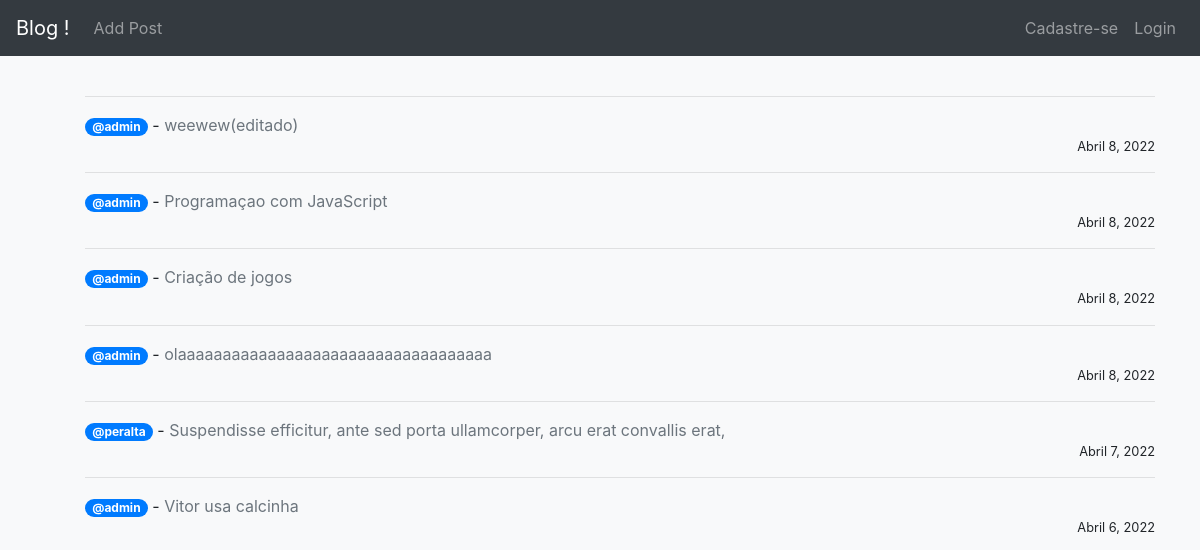
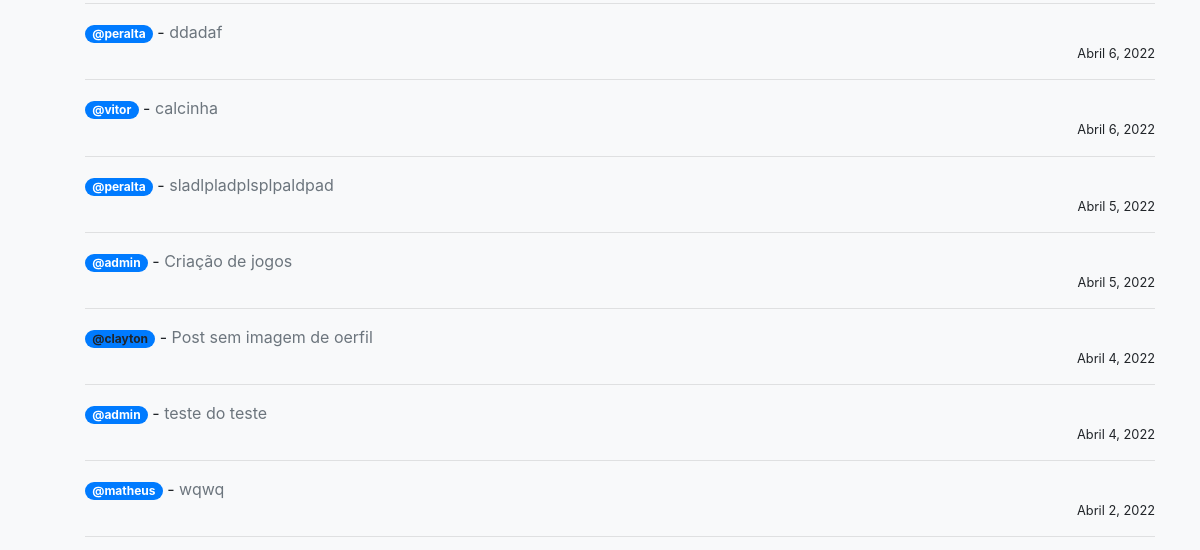
Before: / (upper part) with the older database file (2 pictures, top to bottom).
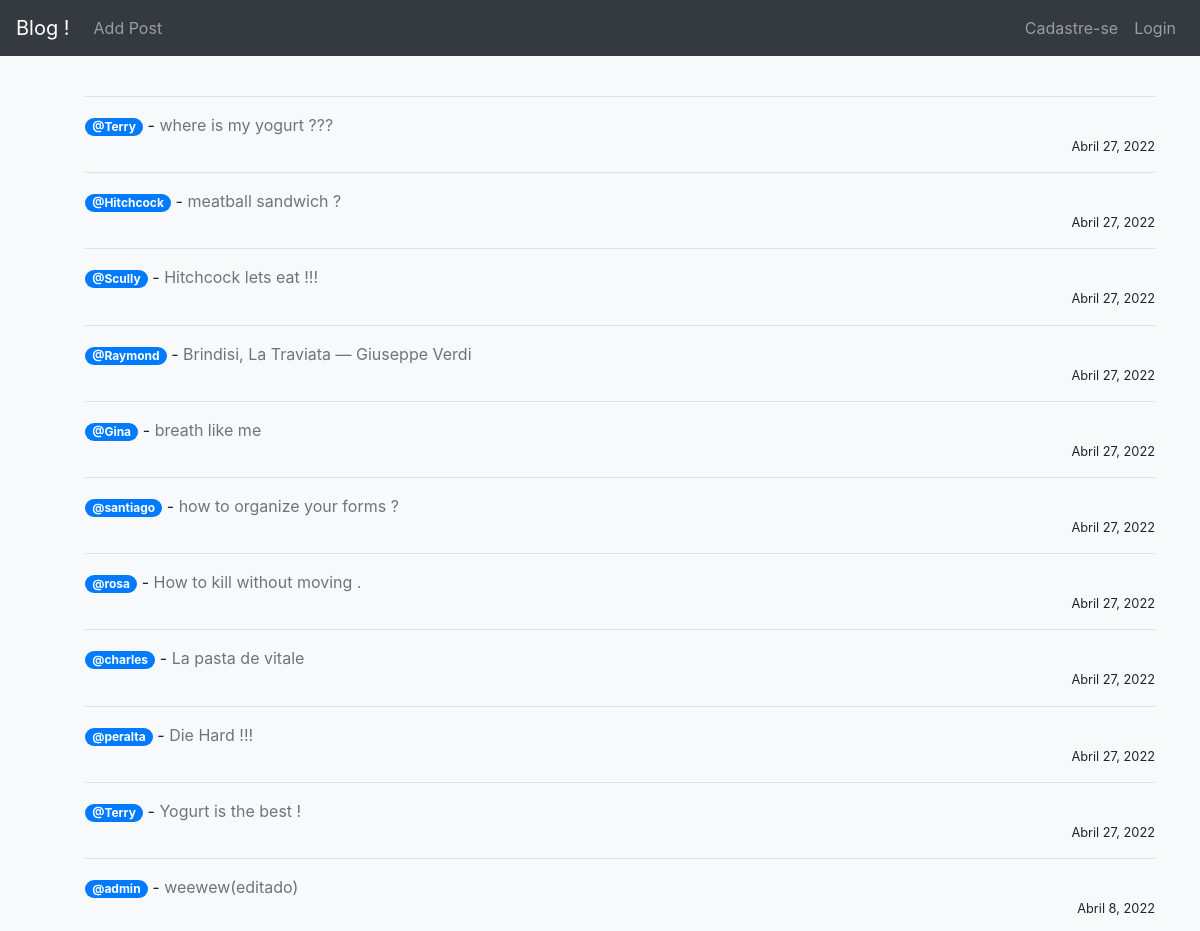
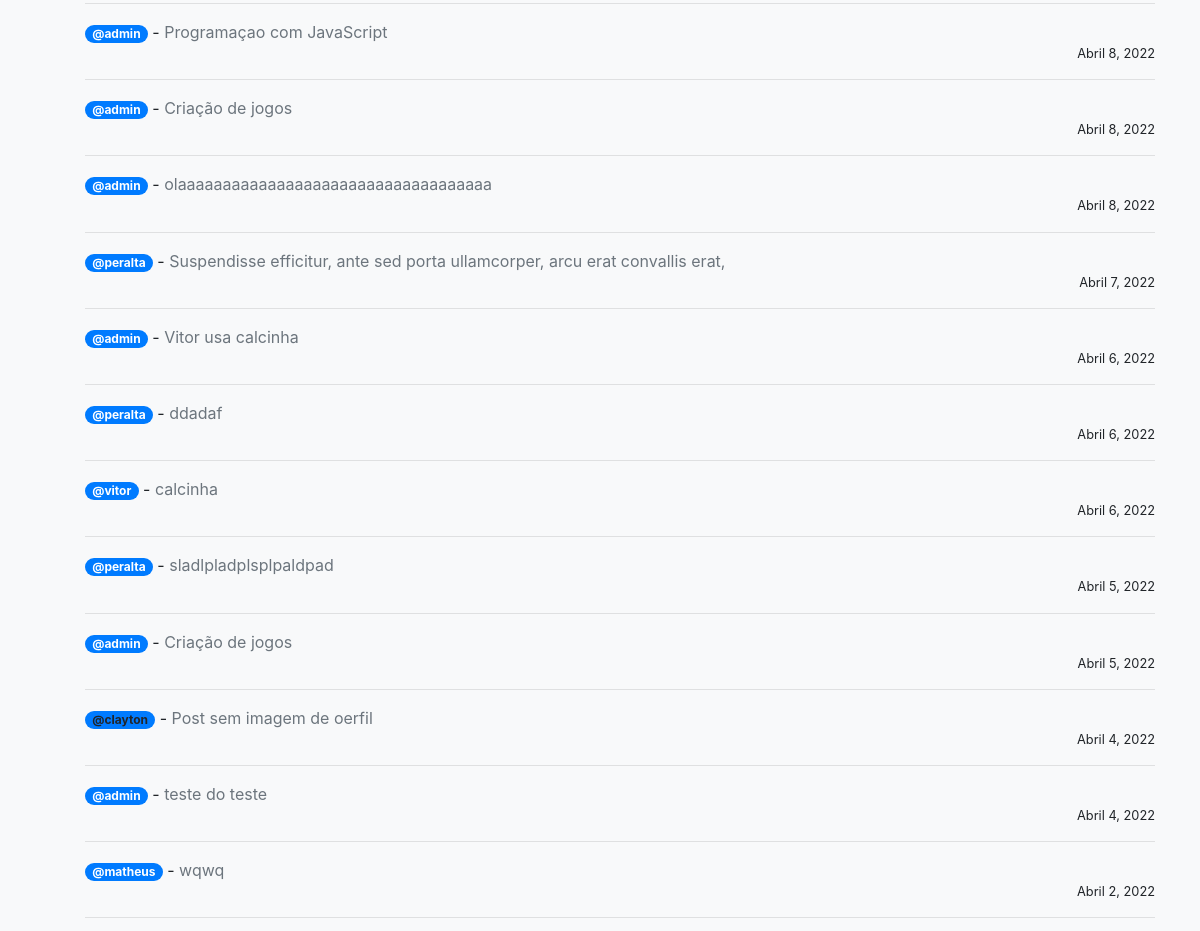
After: the same page with the newer database file (2 pictures, top to bottom).
### core/models.py (models this page shows, shortened)
class Base(models.Model):
    criacao = models.DateField('Criação', auto_now_add=True)
    atualizacao = models.DateField('Atualização', auto_now='True')
    hora = models.TimeField('horario', auto_now=True)
    class Meta:
        abstract = True

class Post(Base):
    titulo = models.CharField('Título', max_length=255)
    header_title = StdImageField(null=True, blank=True, upload_to='images/')
    autor = models.ForeignKey(User, default=User, on_delete=models.CASCADE)
    body = RichTextField('Post', blank=True, null=True)
    snippet = models.CharField('Sobre oque é ?', max_length=255)
    likes = models.ManyToManyField(User, related_name='blog_post')

### core/views.py (the view)
# urls.py: path('', IndexView.as_view(), name='index'),
class IndexView(ListView):
    model = Post
    template_name = 'index.html'
    ordering = ['-id']

### core/templates/index.html
{% extends 'base.html' %}
{% block content %}
<ul>
<hr>
{% for post in object_list %}
{% if post.autor.profile.id %}
        <a class="badge badge-pill badge-primary" href="{% url 'show_profile_page' post.autor.profile.id %}">@{{ post.autor }}</a>
{% else %}
        <a class="badge badge-pill badge-primary">@{{ post.autor }}</a>
{% endif %}
-
<a class="text-muted " href="{% url 'post_detail' post.pk %}">
     {{ post.titulo }} </a>   <small class="d-block text-right">{{ post.criacao }}</small>
    <hr>
{% endfor %}
{% endblock %}

### core/templates/base.html (shortened to what this page needs)
<!DOCTYPE html>
<html lang="pt-br">
  <head>
    <link rel="stylesheet" href="https://stackpath.bootstrapcdn.com/bootstrap/4.1.3/css/bootstrap.min.css">
  </head>
  <body class="bg-light">
    <nav class="navbar navbar-expand-lg navbar-dark bg-dark">
  <a class="navbar-brand" href="{% url 'index' %}">Blog !</a>
  <div class="collapse navbar-collapse" id="conteudoNavbarSuportado">
      {% if user.is_authenticated %}
      <ul class="navbar-nav mr-auto">
        <li class="nav-item">
          <a class="nav-link" href="{% url 'add_post' %}">Add Post</a>
        </li>
      </ul>
      <ul class="navbar-nav ml-auto">
        <li class="nav-item dropdown">
          <a class="nav-link dropdown-toggle" data-toggle="dropdown" href="#" role="button" aria-haspopup="true" aria-expanded="false">{{ user.username }}</a>
          <div class="dropdown-menu dropdown-menu-right">
            {% if user.profile.id %}
            <a class="dropdown-item" href="{% url 'show_profile_page' user.profile.id %}">Profile</a>
            <a class="dropdown-item" href="{% url 'edit_profile_page' user.profile.id %}">Profile edit</a>
            {% else %}
            <a class="dropdown-item" href="{% url 'create_profile_page' %}">Create Profile</a>
            {% endif %}
            <a class="dropdown-item" href="{% url 'edit_profile' %}">Settings</a>
            <div class="dropdown-divider"></div>
            <a class="dropdown-item" href="{% url 'logout' %}">Logout</a>
          </div>
        </li>
      </ul>
        {% else %}
        <ul class="navbar-nav mr-auto">
        <li class="nav-item">
          <a class="nav-link" href="{% url 'login' %}">Add Post</a>
        </li>
      </ul>
      <ul class="navbar-nav ml-auto">
        <li class="nav-item">
          <a class="nav-link" href="{% url 'registro' %}">Cadastre-se</a>
        </li>
        <li class="nav-item">
          <a class="nav-link" href="{% url 'login' %}">Login</a>
        </li>
        </ul>
      {% endif %}
  </div>
</nav>
  <div class="container">
    <br>
    {% block content %}
    {% endblock %}
  </div>
  </body>
</html>

Changed rows visible on the page:
added Post: autor "Terry", titulo "where is my yogurt ???", criacao "Abril 27, 2022"
added Post: autor "Hitchcock", titulo "meatball sandwich ?", criacao "Abril 27, 2022"
added Post: autor "Scully", titulo "Hitchcock lets eat !!!", criacao "Abril 27, 2022"
added Post: autor "Raymond", titulo "Brindisi, La Traviata — Giuseppe Verdi", criacao "Abril 27, 2022"
added Post: autor "Gina", titulo "breath like me", criacao "Abril 27, 2022"
added Post: autor "santiago", titulo "how to organize your forms ?", criacao "Abril 27, 2022"
added Post: autor "rosa", titulo "How to kill without moving .", criacao "Abril 27, 2022"
added Post: autor "charles", titulo "La pasta de vitale", criacao "Abril 27, 2022"
added Post: autor "peralta", titulo "Die Hard !!!", criacao "Abril 27, 2022"
added Post: autor "Terry", titulo "Yogurt is the best !", criacao "Abril 27, 2022"
